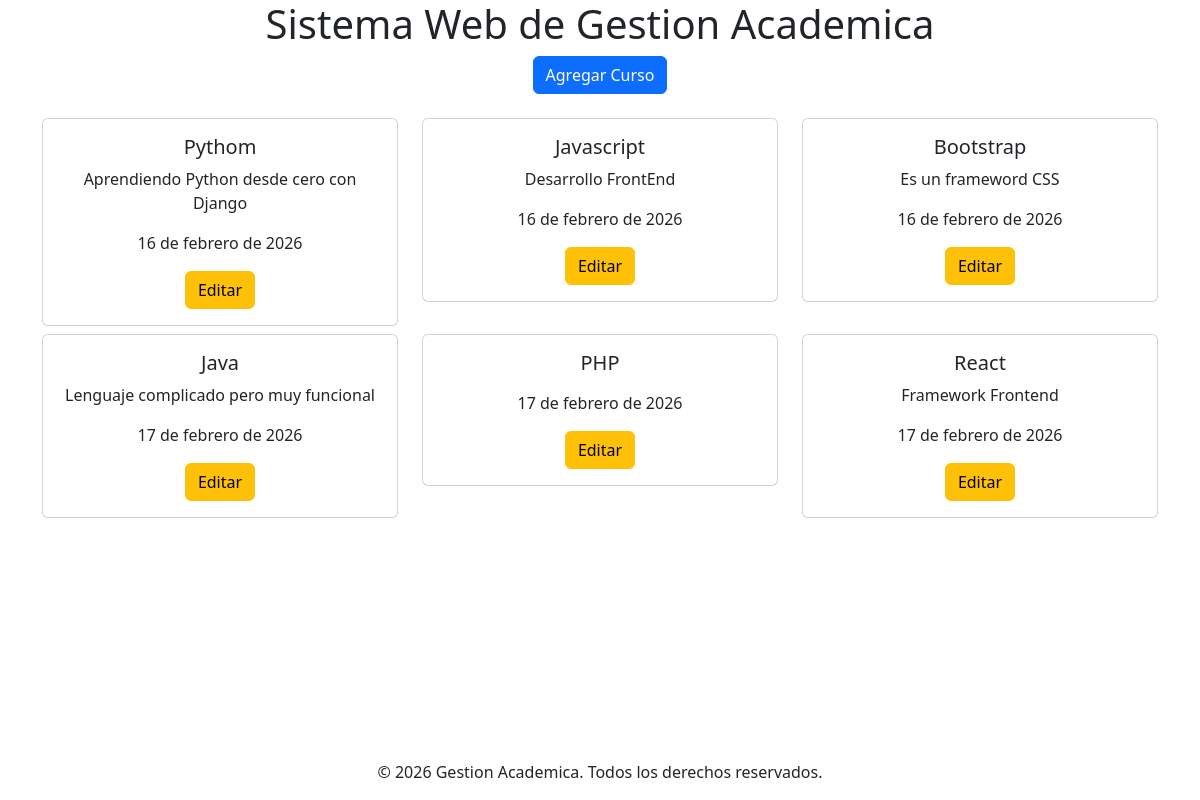
The app's page /courses/, older data.
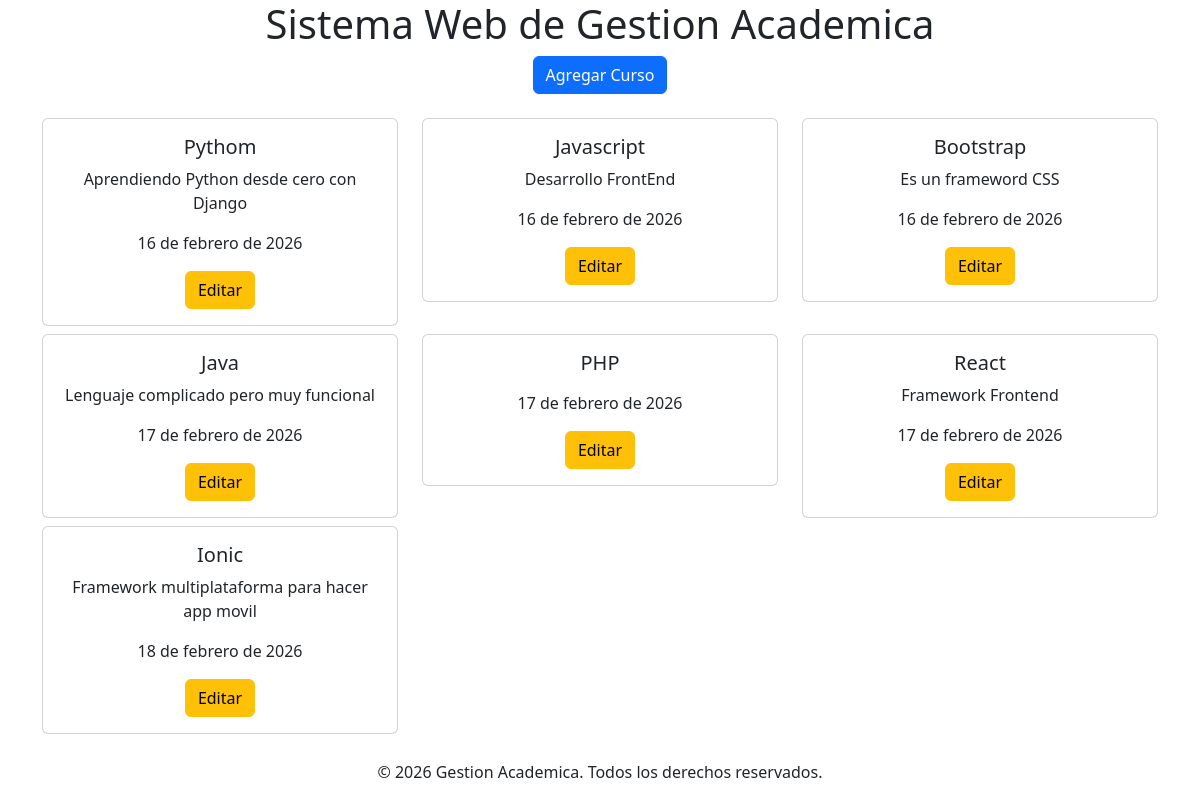
The same page, newer data.
### apps/courses/models.py (models this page shows, shortened)
class Course(models.Model):
    name = models.CharField(max_length=100)
    description = models.TextField()
    start_date = models.DateField()

### apps/courses/views.py (the view)
# urls.py: path('', views.index, name='course_list'),
def index(requests):
    courses = Course.objects.all()
    return render(requests, 'course/course_list.html', {'courses': courses})

### templates/course/course_list.html (shortened to what this page needs)
{% extends 'base.html' %}
{% block content %}
<div class="container text-center">
    <a href="{% url 'create_course' %}" class="btn btn-primary mb-3">Agregar Curso</a>
    <div class="row">
        {% for course in courses %}
        <div class="col-md-4 mt-2">
            <div class="card">
                <div class="card-body">
                    <h5 class="card-title">{{ course.name }}</h5>
                    <p class="card-text">{{ course.description }}</p>
                    <p class="card-text">{{ course.start_date }}</p>
                    <a href="{% url 'edit_course' course.id %}" class="btn btn-warning">Editar</a>
                </div>
            </div>
        </div>
        {% endfor %}
    </div>
</div>
{% endblock %}

Row changes from the older to the newer data that the page shows:
added Course: name "Ionic", description "Framework multiplataforma para hacer app movil", start_date "18 de febrero de 2026"
